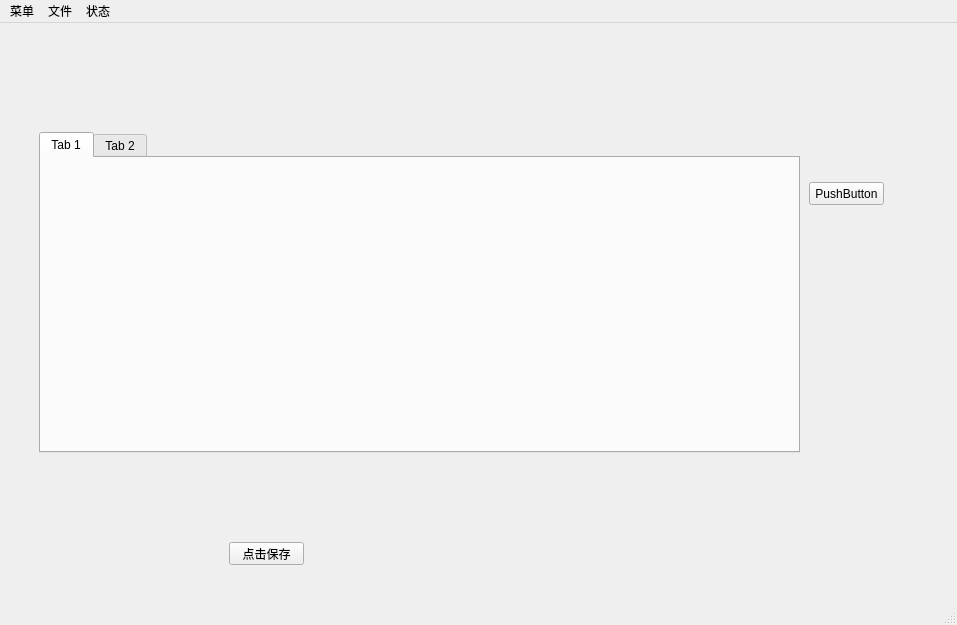
<?xml version="1.0" encoding="UTF-8"?>
<ui version="4.0">
 <class>MainWindow</class>
 <widget class="QMainWindow" name="MainWindow">
  <property name="geometry">
   <rect>
    <x>0</x>
    <y>0</y>
    <width>957</width>
    <height>625</height>
   </rect>
  </property>
  <property name="windowTitle">
   <string>曲线翻页</string>
  </property>
  <widget class="QWidget" name="centralwidget">
   <layout class="QHBoxLayout" name="horizontalLayout">
    <item>
     <widget class="QWidget" name="main_widget" native="true">
      <widget class="QTabWidget" name="stack_tabWidget">
       <property name="geometry">
        <rect>
         <x>30</x>
         <y>100</y>
         <width>761</width>
         <height>321</height>
        </rect>
       </property>
       <widget class="QWidget" name="tab">
        <attribute name="title">
         <string>Tab 1</string>
        </attribute>
       </widget>
       <widget class="QWidget" name="tab_2">
        <attribute name="title">
         <string>Tab 2</string>
        </attribute>
       </widget>
      </widget>
      <widget class="QStackedWidget" name="toolbar_stackedWidget">
       <property name="geometry">
        <rect>
         <x>30</x>
         <y>20</y>
         <width>791</width>
         <height>71</height>
        </rect>
       </property>
       <widget class="QWidget" name="page"/>
       <widget class="QWidget" name="page_2"/>
      </widget>
      <widget class="QPushButton" name="save_pushButton">
       <property name="enabled">
        <bool>true</bool>
       </property>
       <property name="geometry">
        <rect>
         <x>220</x>
         <y>510</y>
         <width>75</width>
         <height>23</height>
        </rect>
       </property>
       <property name="text">
        <string>点击保存</string>
       </property>
      </widget>
      <widget class="QPushButton" name="pushButton">
       <property name="geometry">
        <rect>
         <x>800</x>
         <y>150</y>
         <width>75</width>
         <height>23</height>
        </rect>
       </property>
       <property name="text">
        <string>PushButton</string>
       </property>
      </widget>
     </widget>
    </item>
   </layout>
  </widget>
  <widget class="QMenuBar" name="main_menubar">
   <property name="geometry">
    <rect>
     <x>0</x>
     <y>0</y>
     <width>957</width>
     <height>23</height>
    </rect>
   </property>
   <widget class="QMenu" name="menu">
    <property name="title">
     <string>菜单</string>
    </property>
   </widget>
   <widget class="QMenu" name="file_menu">
    <property name="title">
     <string>文件</string>
    </property>
    <addaction name="plot_save_action"/>
   </widget>
   <widget class="QMenu" name="menu_3">
    <property name="title">
     <string>状态</string>
    </property>
   </widget>
   <addaction name="menu"/>
   <addaction name="file_menu"/>
   <addaction name="menu_3"/>
  </widget>
  <widget class="QStatusBar" name="statusbar"/>
  <action name="plot_save_action">
   <property name="text">
    <string>保存图片</string>
   </property>
  </action>
 </widget>
 <resources/>
 <connections/>
</ui>
